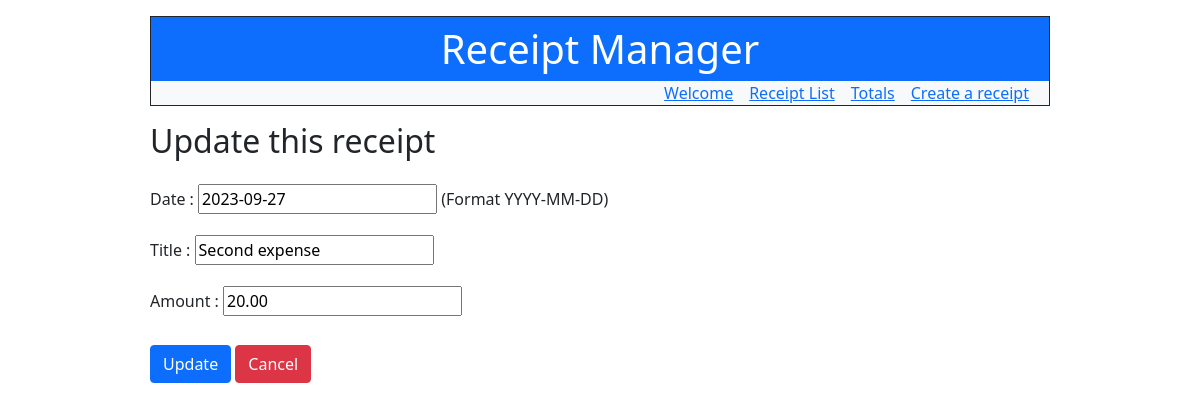
The page /receipt/2/update on the database its author committed.
### receiptapp/models.py (models this page shows)
class Receipt(models.Model):
    date = models.DateField(unique=True)
    title = models.fields.CharField(max_length=100)
    amount = models.fields.DecimalField(max_digits=10, decimal_places=2)
    objects = models.Manager()

### receiptapp/views.py (the view)
# urls.py: path('receipt/<int:receipt_id>/update', views.receipt_update, name='receipt-update'),
def receipt_update(request, receipt_id):
    receipt = Receipt.objects.get(id=receipt_id)
    if request.method == 'POST':
        form = ReceiptForm(request.POST, instance=receipt)
        if form.is_valid():
            receipt = form.save()
            return redirect('receipt-detail', receipt.id)
    else:
        form = ReceiptForm(instance=receipt)
    return render(
        request,
        'receiptapp/receipt_update.html',
        {'form': form}
    )

### receiptapp/forms.py
class ReceiptForm(forms.ModelForm):
    class Meta:
        model = Receipt
        fields = '__all__'

### receiptapp/templates/receiptapp/receipt_update.html (shortened to what this page needs)
{% extends 'receiptapp/base.html' %}
{% block content %}
<h2 class="mb-4" >Update this receipt</h2>
<div>
    <form action="" method="post">
        <div class="mb-3">
            <label for="{{ form.date.id_for_label }}" class="form-label">Date :</label>
            {{ form.date }} (Format YYYY-MM-DD)
        </div>
        <div class="mb-3">
            <label for="{{ form.title.id_for_label }}" class="form-label">Title :</label>
            {{ form.title }}
        </div>
        <div class="mb-3">
            <label for="{{ form.amount.id_for_label }}" class="form-label">Amount :</label>
            {{ form.amount }}
        </div>
        <div class="mt-4" >
            <input type="submit" value="Update" class="btn btn-primary">
            <a href="{% url 'receipt-detail' form.instance.id %}" class="btn btn-danger">Cancel</a>
        </div>
    </form>
</div>
{% endblock %}

### rows shown on the page
Receipt: date "2023-09-27", title "Second expense", amount "20.00"
